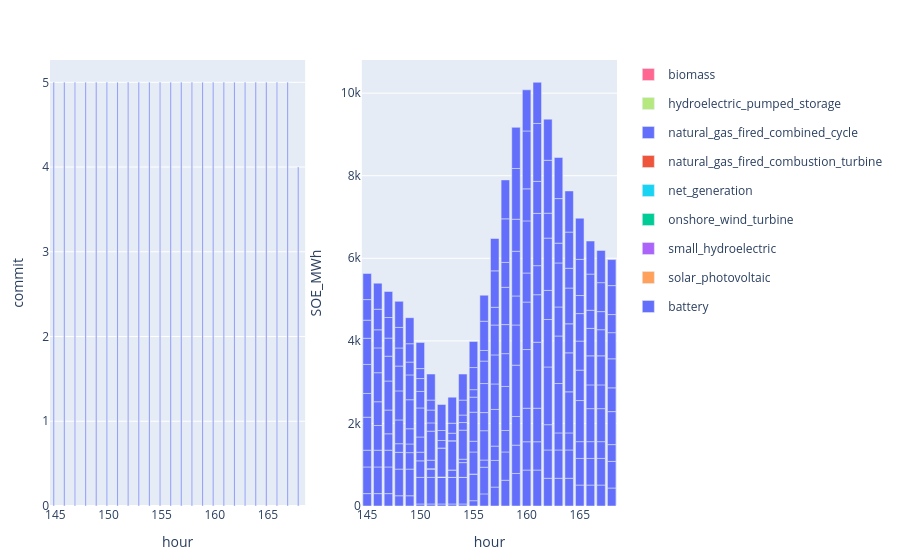

Write notebook code for a chart like this one.
### Code cell
to_plot = commit_uc[(commit_uc.configuration .== config_1) .&  (commit_uc.day .== day_),:] 
p1 = plot(to_plot, x = :hour, y = :commit,  kind = "bar", color = :resource, stackgroup = 1) #Layout(barmode="stack"))

to_plot = s_uc.storage[(s_uc.storage.configuration .== config_1) .&  (s_uc.storage.day .== day_),:]
p2 = plot(to_plot, x = :hour , y = :SOE_MWh, color = :resource, kind = "bar", Layout(barmode="stack")) 
[p1 p2]

### Figure 1 — Plotly figure (JSON) as saved in the notebook; plotly's stock layout.template omitted (floating-point values rounded to 4 significant figures; data arrays with more than 128 entries replaced by an {"elided": "..."} marker saying what was removed)
{"data": [{"legendgroup": "biomass", "marker": {"color": "#FF6692"}, "name": "biomass", "showlegend": true, "stackgroup": 1, "type": "bar", "x": [145, 146, 147, 148, 149, 150, 151, 152, 153, 154, 155, 156, 157, 158, 159, 160, 161, 162, 163, 164, 165, 166, 167, 168], "xaxis": "x1", "y": [null, null, null, null, null, null, null, null, null, null, null, null, null, null, null, null, null, null, null, null, null, null, null, null], "yaxis": "y1"}, {"legendgroup": "hydroelectric_pumped_storage", "marker": {"color": "#B6E880"}, "name": "hydroelectric_pumped_storage", "showlegend": true, "stackgroup": 1, "type": "bar", "x": [145, 146, 147, 148, 149, 150, 151, 152, 153, 154, 155, 156, 157, 158, 159, 160, 161, 162, 163, 164, 165, 166, 167, 168], "xaxis": "x1", "y": [null, null, null, null, null, null, null, null, null, null, null, null, null, null, null, null, null, null, null, null, null, null, null, null], "yaxis": "y1"}, {"legendgroup": "natural_gas_fired_combined_cycle", "marker": {"color": "#636efa"}, "name": "natural_gas_fired_combined_cycle", "showlegend": true, "stackgroup": 1, "type": "bar", "x": [145, 146, 147, 148, 149, 150, 151, 152, 153, 154, 155, 156, 157, 158, 159, 160, 161, 162, 163, 164, 165, 166, 167, 168], "xaxis": "x1", "y": [5, 5, 5, 5, 5, 5, 5, 5, 5, 5, 5, 5, 5, 5, 5, 5, 5, 5, 5, 5, 5, 5, 5, 4], "yaxis": "y1"}, {"legendgroup": "natural_gas_fired_combustion_turbine", "marker": {"color": "#EF553B"}, "name": "natural_gas_fired_combustion_turbine", "showlegend": true, "stackgroup": 1, "type": "bar", "x": [145, 146, 147, 148, 149, 150, 151, 152, 153, 154, 155, 156, 157, 158, 159, 160, 161, 162, 163, 164, 165, 166, 167, 168], "xaxis": "x1", "y": [0, 0, 0, 0, 0, 0, 0, 0, 0, 0, 0, 0, 0, 0, 0, 0, 0, 0, 0, 0, 0, 0, 0, 0], "yaxis": "y1"}, {"legendgroup": "net_generation", "marker": {"color": "#19d3f3"}, "name": "net_generation", "showlegend": true, "stackgroup": 1, "type": "bar", "x": [145, 146, 147, 148, 149, 150, 151, 152, 153, 154, 155, 156, 157, 158, 159, 160, 161, 162, 163, 164, 165, 166, 167, 168], "xaxis": "x1", "y": [null, null, null, null, null, null, null, null, null, null, null, null, null, null, null, null, null, null, null, null, null, null, null, null], "yaxis": "y1"}, {"legendgroup": "onshore_wind_turbine", "marker": {"color": "#00cc96"}, "name": "onshore_wind_turbine", "showlegend": true, "stackgroup": 1, "type": "bar", "x": [145, 146, 147, 148, 149, 150, 151, 152, 153, 154, 155, 156, 157, 158, 159, 160, 161, 162, 163, 164, 165, 166, 167, 168], "xaxis": "x1", "y": [null, null, null, null, null, null, null, null, null, null, null, null, null, null, null, null, null, null, null, null, null, null, null, null], "yaxis": "y1"}, {"legendgroup": "small_hydroelectric", "marker": {"color": "#ab63fa"}, "name": "small_hydroelectric", "showlegend": true, "stackgroup": 1, "type": "bar", "x": [145, 146, 147, 148, 149, 150, 151, 152, 153, 154, 155, 156, 157, 158, 159, 160, 161, 162, 163, 164, 165, 166, 167, 168], "xaxis": "x1", "y": [null, null, null, null, null, null, null, null, null, null, null, null, null, null, null, null, null, null, null, null, null, null, null, null], "yaxis": "y1"}, {"legendgroup": "solar_photovoltaic", "marker": {"color": "#FFA15A"}, "name": "solar_photovoltaic", "showlegend": true, "stackgroup": 1, "type": "bar", "x": [145, 146, 147, 148, 149, 150, 151, 152, 153, 154, 155, 156, 157, 158, 159, 160, 161, 162, 163, 164, 165, 166, 167, 168], "xaxis": "x1", "y": [null, null, null, null, null, null, null, null, null, null, null, null, null, null, null, null, null, null, null, null, null, null, null, null], "yaxis": "y1"}, {"legendgroup": "battery", "marker": {"color": "#636efa"}, "name": "battery", "showlegend": true, "type": "bar", "x": {"elided": "240 int values"}, "xaxis": "x2", "y": {"elided": "240 float values"}, "yaxis": "y2"}], "layout": {"margin": {"b": 50, "l": 50, "r": 50, "t": 60}, "xaxis1": {"anchor": "y1", "domain": [0, 0.45], "title": {"text": "hour"}}, "xaxis2": {"anchor": "y2", "domain": [0.55, 1], "title": {"text": "hour"}}, "yaxis1": {"anchor": "x1", "domain": [0, 1], "title": {"text": "commit"}}, "yaxis2": {"anchor": "x2", "domain": [0, 1], "title": {"text": "SOE_MWh"}}}}
